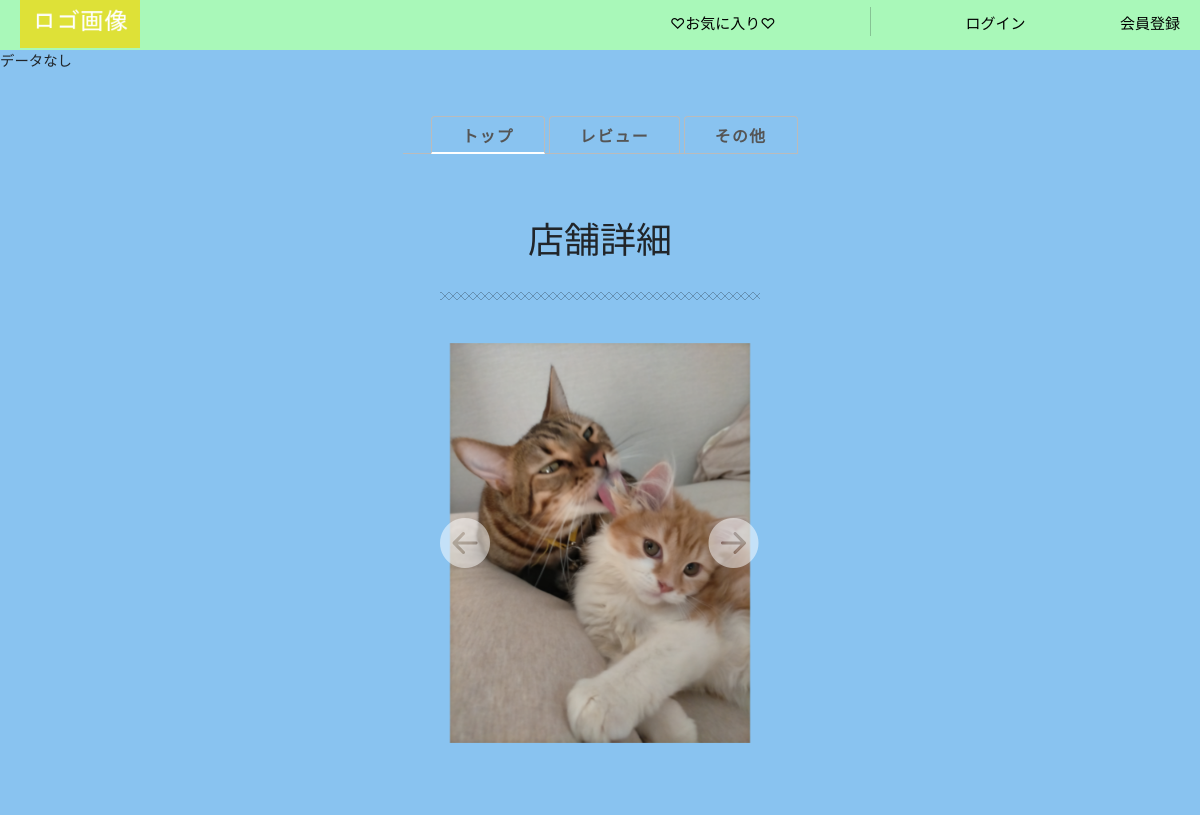
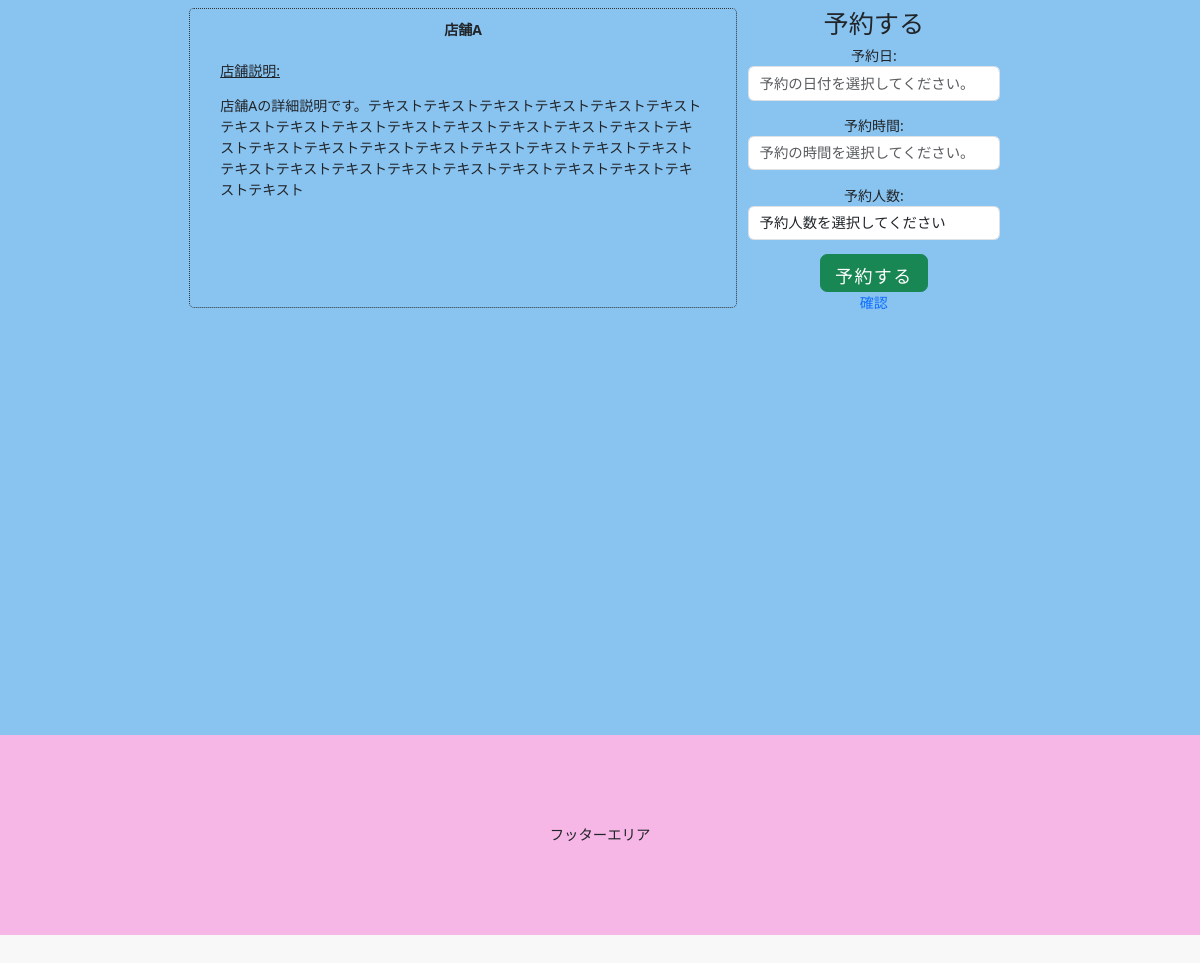
/detail/1, run on the app's committed database (2 pictures, top to bottom).
### gourmet/models.py (models this page shows, shortened)
class StoreInfo(models.Model):
    user = models.ForeignKey(CustomUser, verbose_name='ユーザー',on_delete=models.PROTECT)
    store_name = models.CharField(verbose_name='店舗名',max_length=40)
    category = models.ForeignKey(Category,verbose_name='ジャンル', on_delete=models.PROTECT)
    store_detail = models.TextField(verbose_name='店舗詳細',blank=True, null=True)
    photo1 = models.ImageField(verbose_name='写真1',blank=True,default='noImage.png')
    photo2 = models.ImageField(verbose_name='写真2',blank=True,default='noImage.png')
    photo3 = models.ImageField(verbose_name='写真3',blank=True,default='noImage.png')
    create_at = models.DateTimeField(verbose_name='作成日時',auto_now_add=True)
    updated_at = models.DateTimeField(verbose_name='更新日時',auto_now=True)
    class Meta:
        verbose_name_plural = 'StoreInfo'

### gourmet/views.py (the view, shortened to what this page needs)
# urls.py: path('detail/<int:pk>',views.StoreDetailView.as_view(),name='detail'),
class StoreDetailView(generic.DetailView):
    model = StoreInfo
    template_name = 'store_detail.html'
    def get_context_data(self,**kwargs):
        context = super().get_context_data(**kwargs)
        context['form'] = ReservationForm() #get_context_dataにReservationFormを呼び出す。この'form'という変数をテンプレートで使えるようになる。
        return context

### gourmet/forms.py
class ReservationForm(forms.ModelForm):
    class Meta:
        model = Reservation
        fields = ['date', 'time', 'persons']
        widgets = {
            'date': forms.TextInput(attrs={'class': 'form-control fieldset__input js__datepicker', 'placeholder': '予約の日付を選択してください。'}),
            'time': forms.TextInput(attrs={'class': 'form-control fieldset__input js__timepicker', 'placeholder': '予約の時間を選択してください。'}),
            'persons': forms.Select(attrs={'class': 'form-control'}, choices=[
                ('', '予約人数を選択してください'),
                (1, '1名'),
                (2, '2名'),
                (3, '3名'),
                (4, '4名'),
                (5, '5名以上')
            ])
        }

### gourmet/templates/store_detail.html (shortened to what this page needs)
{% extends 'base.html' %}
{% load static %}
{% block head %}
<link rel="stylesheet" href="{% static 'css/default.css' %}">
<link rel="stylesheet" href="{% static 'css/default.date.css' %}">
<link rel="stylesheet" href= "{% static 'css/default.time.css' %}">
<link rel="stylesheet" href="{% static 'css/skeleton-tabs.css' %}">
<link rel="stylesheet" href="{% static 'css/skeleton.css' %}">
{% endblock %}
{% block contents %}
<div class="tab-container">
  <ul class="tab-nav">
    <li>
      <a class="button active" href="#one">トップ</a>
    </li>
    <li>
      <a class="button" href="#two">レビュー</a>
    </li>
    <li>
      <a class="button" href="#three">その他</a>
    </li>
  </ul>
</div>
<div class="tab-content">
  <div class="tab-pane active" id="one">
    <div class="a_detail">
      <div class="store-h1">
          <h1>店舗詳細</h1>
      </div>
      <hr class="hr1 mb-5">
      <div id="carouselExample" class="carousel slide">
          <div class="carousel-inner">
            <div class="carousel-item active">
              {% if object.photo1 %}
                  <img src="{{ object.photo1.url}}" class="d-block w-90" alt="...">
              {% endif %}
            </div>
          </div>
          <button class="carousel-control-prev" type="button" data-bs-target="#carouselExample" data-bs-slide="prev">
            <span class="bi bi-arrow-left-circle-fill" aria-hidden="true"></span>
          </button>
          <button class="carousel-control-next" type="button" data-bs-target="#carouselExample" data-bs-slide="next">
            <span class="bi bi-arrow-right-circle-fill" aria-hidden="true"></span>
          </button>
        </div>
        <div class="row" style="margin-top:80px;">
          <div class="store-info col-md-8" style="padding: 10px; margin-bottom: 10px; border: 1px dotted #333333; border-radius: 5px;">
            <strong>{{ object.store_name }}</strong>
            <div class="desc">
                <u><p>店舗説明:</p></u>
                <p>{{ object.store_detail }}</p>
            </div>
        </div>
        <section class="section col-md-4">
          <div class="section__block section__block--scoped">
            <h3>予約する</h3>
            <form method="post">
              {{ form.as_p }}
              <button type="submit"  id="submit" class="btn btn-success btn-lg">予約する</button>
            </form>
            <a href="{% url 'gourmet:confirm' pk=object.pk %}">確認</a>
        </div>
      </div>
    </div>
  </div>
</div>
{% endblock %}

### static/css/mystyle.css (style rules this page uses)
a { text-decoration: none !important; }
ul, li { list-style: none; }
:root { --easing: cubic-bezier(.2, 1, .2, 1); --transition: .8s var(--easing); --color-base: #f8f8f8; --color-gray: #ddd; --color-theme: #f5695f; --color-theme-darken: #f12617; --box-shadow: .8rem .8rem 1.2rem rgba(0, 0, 0, .05), -.8rem -.8rem 1.2rem #fff; --box-shadow-hover: 1rem 1rem 1.5rem rgba(0, 0, 0, .08), -1rem -1rem 1.5rem #fff; --box-shadow-inset: inset .8rem .8rem 1.2rem rgba(0, 0, 0, .05), inset -.8rem -.8rem 1.2rem #fff; --box-shadow-dark: .8rem .8rem 1.2rem rgba(0, 0, 0, .1), -.8rem -.8rem 1.2rem rgba(#fff,.2); }
html { font-size: 90%; line-height: 1.8; height: 100%; word-break: break-word; color: #333; background-color: var(--color-base); -webkit-appearance: none; -webkit-tap-highlight-color: transparent; }
body { font-size: 1.6rem; margin-top: 30px auto; margin-bottom: 0; }
*, *::before, *::after { -webkit-box-sizing: border-box; box-sizing: border-box; }
h1, h2, h3, h4, h5, h6 { font-size: 1.6rem; margin: 0; padding: 0; }
.a_detail { text-align: center; }
.store-h1 { padding-top: 20px; margin-top: 30px; margin-bottom: 30px; }
.carousel-item img { height: 400px; object-fit: cover; display: block; margin: 0 auto; }
@media screen and (min-width: 960px) { .carousel-control-prev { left: 30% !important; } }
@media screen and (min-width: 960px) { .carousel-control-next { right: 30% !important; } }
.carousel-control-prev, .carousel-control-next { width: auto !important; height: auto !important; font-size: 50px; }
@media screen and (min-width: 960px) { .a_detail { padding:0 200px !important; } }
.a_detail { font-size: 14px; padding:0 30px }
.store-info { height: 300px; margin-top: 30px; }
.desc { text-align: left; padding: 20px; }
.hr1 { position: relative; overflow: visible; text-align: center; border-width: 0; height: 8px; background-image: repeating-linear-gradient(45deg, black 0, black 1px, transparent 0, transparent 50%), repeating-linear-gradient(135deg, black 0, black 1px, transparent 0, transparent 50%); background-size: 8px 8px; width: 40%; margin: 0 auto; }

### static/css/default.css (style rules this page uses)
.picker__input { cursor: default; }

### static/css/skeleton-tabs.css (style rules this page uses)
.tab-container { display: flex; justify-content: center; padding-top: 30px; }
ul.tab-nav { list-style: none; border-bottom: 1px solid #bbb; }
ul.tab-nav li { display: inline; }
ul.tab-nav li a { font-size: 1.1rem; }
ul.tab-nav li a.button { border-bottom-left-radius: 0; border-bottom-right-radius: 0; margin-bottom: -1px; border-bottom: none; }
ul.tab-nav li a.active.button { border-bottom: 0.175em solid #fff; }
.tab-content .tab-pane { display: none; }
.tab-content .tab-pane.active { display: block; }

### static/css/skeleton.css (style rules this page uses)
.button, button, input[type="submit"], input[type="reset"], input[type="button"] { display: inline-block; height: 38px; padding: 0 30px; color: #555; text-align: center; font-size: 11px; font-weight: 600; line-height: 38px; letter-spacing: .1rem; text-transform: uppercase; text-decoration: none; white-space: nowrap; background-color: transparent; border-radius: 4px; border: 1px solid #bbb; cursor: pointer; box-sizing: border-box; }

### data on the page
StoreInfo: photo1 (picture), store_name "店舗A", store_detail "店舗Aの詳細説明です。テキストテキストテキストテキストテキストテキストテキストテキストテキストテキストテキストテキストテキストテキストテキストテキストテキストテキストテキストテキストテキストテキストテキストテキストテキストテキストテキストテキストテキストテキストテキストテキストテキスト"
